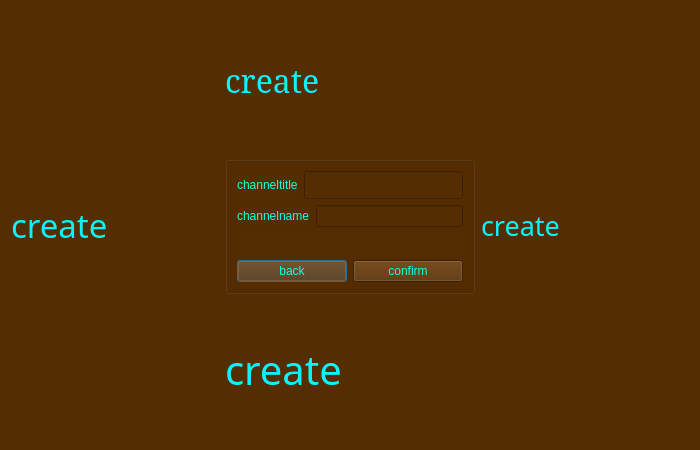
<?xml version="1.0" encoding="UTF-8"?>
<ui version="4.0">
 <class>createchannel_Dialog</class>
 <widget class="QDialog" name="createchannel_Dialog">
  <property name="geometry">
   <rect>
    <x>0</x>
    <y>0</y>
    <width>700</width>
    <height>450</height>
   </rect>
  </property>
  <property name="windowTitle">
   <string>Dialog</string>
  </property>
  <property name="styleSheet">
   <string notr="true">color: rgb(10, 243, 255);
background-color: rgb(84, 45, 1);</string>
  </property>
  <layout class="QGridLayout" name="gridLayout">
   <item row="0" column="0" rowspan="3">
    <widget class="QLabel" name="label_4">
     <property name="font">
      <font>
       <family>Viner Hand ITC</family>
       <pointsize>25</pointsize>
      </font>
     </property>
     <property name="text">
      <string>create</string>
     </property>
    </widget>
   </item>
   <item row="0" column="1">
    <widget class="QLabel" name="label_5">
     <property name="font">
      <font>
       <family>MS Serif</family>
       <pointsize>24</pointsize>
      </font>
     </property>
     <property name="text">
      <string>create</string>
     </property>
    </widget>
   </item>
   <item row="0" column="2" rowspan="3">
    <widget class="QLabel" name="label_6">
     <property name="font">
      <font>
       <family>Perpetua Titling MT</family>
       <pointsize>20</pointsize>
      </font>
     </property>
     <property name="text">
      <string>create</string>
     </property>
    </widget>
   </item>
   <item row="1" column="1">
    <widget class="QGroupBox" name="groupinformation_groupBox">
     <property name="styleSheet">
      <string notr="true">color: rgb(21, 255, 228);</string>
     </property>
     <property name="title">
      <string/>
     </property>
     <layout class="QGridLayout" name="gridLayout_2">
      <item row="0" column="0" colspan="2">
       <layout class="QHBoxLayout" name="horizontalLayout">
        <item>
         <widget class="QLabel" name="label">
          <property name="text">
           <string>channeltitle</string>
          </property>
         </widget>
        </item>
        <item>
         <widget class="QLineEdit" name="channeltitle_lineEdit">
          <property name="font">
           <font>
            <pointsize>13</pointsize>
           </font>
          </property>
          <property name="text">
           <string/>
          </property>
         </widget>
        </item>
       </layout>
      </item>
      <item row="3" column="0">
       <widget class="QPushButton" name="back_pushButton">
        <property name="text">
         <string>back</string>
        </property>
       </widget>
      </item>
      <item row="1" column="0" colspan="2">
       <layout class="QHBoxLayout" name="horizontalLayout_3">
        <item>
         <widget class="QLabel" name="label_2">
          <property name="text">
           <string>channelname</string>
          </property>
         </widget>
        </item>
        <item>
         <widget class="QLineEdit" name="channelname_lineEdit"/>
        </item>
       </layout>
      </item>
      <item row="3" column="1">
       <widget class="QPushButton" name="confirm_pushButton">
        <property name="text">
         <string>confirm</string>
        </property>
        <property name="shortcut">
         <string>Enter</string>
        </property>
       </widget>
      </item>
      <item row="2" column="0" colspan="2">
       <widget class="QLabel" name="error_label">
        <property name="font">
         <font>
          <family>Segoe UI</family>
          <pointsize>9</pointsize>
          <italic>false</italic>
          <bold>true</bold>
         </font>
        </property>
        <property name="styleSheet">
         <string notr="true">font: 700 9pt &quot;Segoe UI&quot;;
color: rgb(255, 18, 10);</string>
        </property>
        <property name="text">
         <string/>
        </property>
        <property name="alignment">
         <set>Qt::AlignCenter</set>
        </property>
       </widget>
      </item>
     </layout>
    </widget>
   </item>
   <item row="2" column="1">
    <widget class="QLabel" name="label_3">
     <property name="font">
      <font>
       <family>Rockwell Condensed</family>
       <pointsize>30</pointsize>
      </font>
     </property>
     <property name="text">
      <string>create</string>
     </property>
    </widget>
   </item>
  </layout>
 </widget>
 <resources/>
 <connections/>
</ui>
